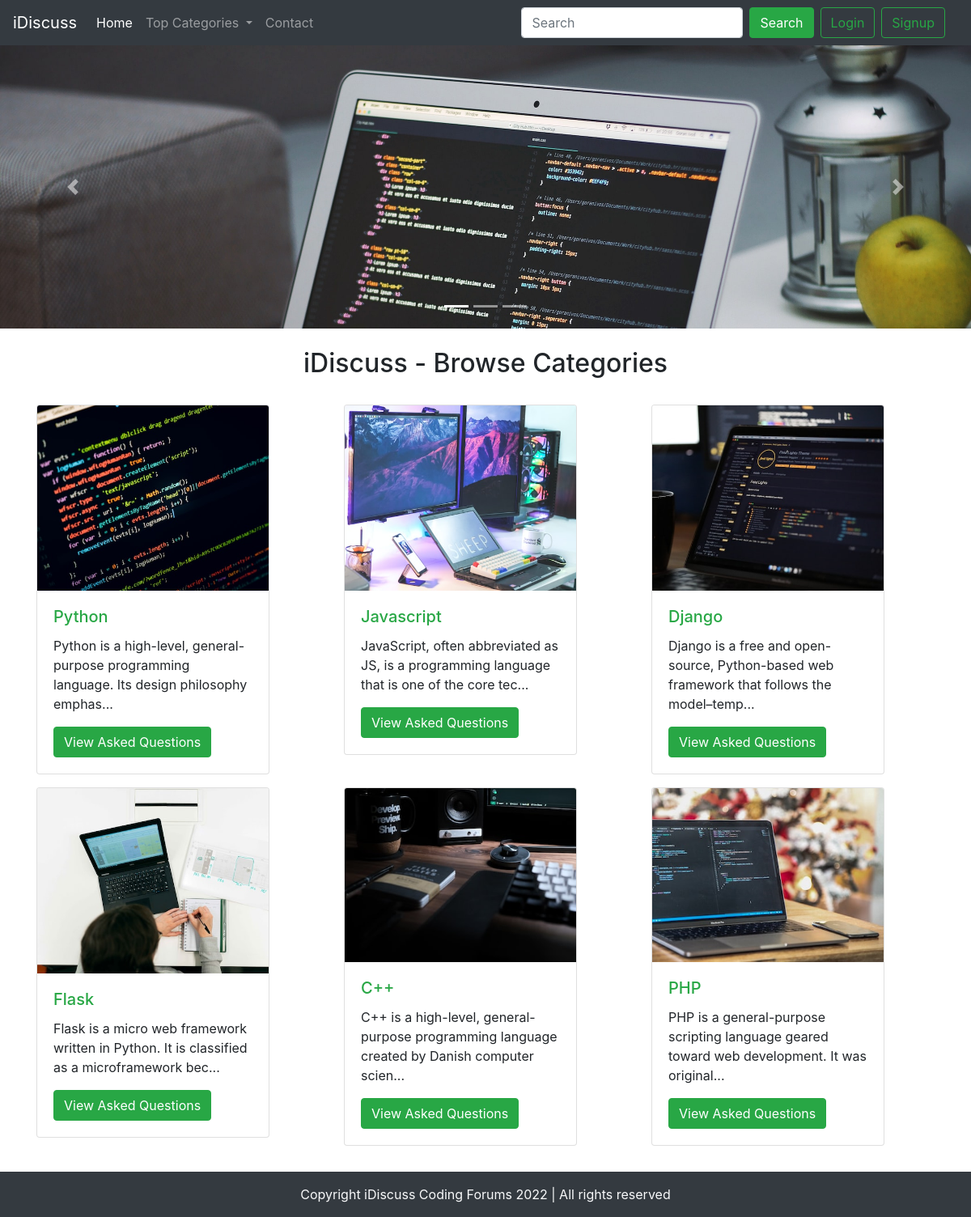
The page / on the database its author committed.
### tables this page shows
CREATE TABLE `categories` (
  `category_id` int(8) NOT NULL,
  `category_name` varchar(255) NOT NULL,
  `category_description` varchar(500) NOT NULL,
  `created` datetime NOT NULL DEFAULT current_timestamp(),
  `top_cat` tinyint(1) NOT NULL
);

### index.php (the view, shortened to what this page needs)
<!doctype html>
<html lang="en">
<head>
    <link rel="stylesheet" href="/forum/css/bootstrap.min.css"
>
</head>
<body>
    <?php include 'partials/_dbconnect.php'?>
    <?php
    if(isset($_SESSION['adminloggedin']) && ($_SESSION['adminloggedin']==true))
    {
        include 'partials/_adminheader.php';
    }
    else
    {
        include 'partials/_header.php';
    }
    ?>
    <div id="carouselExampleIndicators" class="carousel slide" data-ride="carousel">
        <ol class="carousel-indicators">
            <li data-target="#carouselExampleIndicators" data-slide-to="0" class="active"></li>
            <li data-target="#carouselExampleIndicators" data-slide-to="1"></li>
            <li data-target="#carouselExampleIndicators" data-slide-to="2"></li>
        </ol>
        <div class="carousel-inner">
            <div class="carousel-item active">
                <img src="img/slider-1.jpg" class="d-block w-100" alt="...">
            </div>
        </div>
        <button class="carousel-control-prev" type="button" data-target="#carouselExampleIndicators" data-slide="prev">
            <span class="carousel-control-prev-icon" aria-hidden="true"></span>
        </button>
        <button class="carousel-control-next" type="button" data-target="#carouselExampleIndicators" data-slide="next">
            <span class="carousel-control-next-icon" aria-hidden="true"></span>
        </button>
    </div>
    <div class="container my-4" id="ques">
        <h2 class="text-center my-4">iDiscuss - Browse Categories</h2>
        <div class="row my-4">
          <?php
          $sql="SELECT * FROM `categories`";
          $result=mysqli_query($conn, $sql);
          while($row = mysqli_fetch_assoc($result)){
            $id = $row['category_id'];
            $cat = $row['category_name'];
            $desc = $row['category_description'];
            echo  '<div class="col-md-4 my-2">
                     <div class="card" style="width: 18rem;">
                     <img src="img/card-'.$id.'.jpg" class="card-img-top" alt="image for this category">
                     <div class="card-body">
                     <h5 class="card-title"><a class="text-success" href="threadlist.php?catid=' . $id . '">' . $cat . '</a></h5>
                     <p class="card-text">' . substr($desc, 0, 90). '... </p>
                     <a href="threadlist.php?catid=' . $id . '#ques" class="btn btn-success">View Asked Questions</a>
                     </div>
                   </div>
                  </div>';
          }
          ?>
        </div>
    </div>
    <?php include 'partials/_footer.php'?>
</body>
</html>

### partials/_header.php (shortened to what this page needs)
<?php
echo '
<nav class="navbar navbar-expand-lg navbar-dark bg-dark">
  <a class="navbar-brand" href="/forum">iDiscuss</a>
  <button class="navbar-toggler" type="button" data-toggle="collapse" data-target="#navbarSupportedContent" aria-controls="navbarSupportedContent" aria-expanded="false" aria-label="Toggle navigation">
    <span class="navbar-toggler-icon"></span>
  </button>
  <div class="collapse navbar-collapse" id="navbarSupportedContent">
    <ul class="navbar-nav mr-auto">
      <li class="nav-item active">
        <a class="nav-link" href="/forum">Home <span class="sr-only">(current)</span></a>
      </li>
      <li class="nav-item dropdown">
        <a class="nav-link dropdown-toggle" href="#" role="button" data-toggle="dropdown" aria-expanded="false">
         Top Categories
        </a>
        <div class="dropdown-menu">';
        echo '</div>
      </li>
      <li class="nav-item">
        <a class="nav-link" href="contact.php">Contact</a>
      </li>
    </ul>
    <div class="row mx-2">';
    if(isset($_SESSION['loggedin'])&&$_SESSION['loggedin']==true)
    {
      echo'<form class="form-inline my-2 my-lg-0" method="get" action="search.php">
      <input class="form-control mr-sm-2" name="search" type="search" placeholder="Search" aria-label="Search" id="search">
      <button class="btn btn-success my-2 my-sm-0" type="submit">Search</button>
      <a class="text-light my-0 mx-2" style="text-decoration:none;" href="userprofile.php">Welcome '. $_SESSION['username']. '</a>
      <a href="partials/_logout.php" class="btn btn-outline-success ml-2">Logout</a>
      </form>';
    }
    else
    {
      echo '<form class="form-inline my-2 my-lg-0" method="get" action="search.php">
        <input class="form-control mr-sm-2" type="search" name="search" placeholder="Search" aria-label="Search" id="search">
        <button class="btn btn-success my-2 my-sm-0" type="submit">Search</button>
        </form>
        <button class="btn btn-outline-success ml-2" data-toggle="modal" data-target="#loginModal" id="login_btn">Login</button>
        <button class="btn btn-outline-success mx-2" data-toggle="modal" data-target="#signupModal">Signup</button>';
    }
    echo'</div>
  </div>
</nav>';
?>

### partials/_footer.php
<div class="container-fluid bg-dark text-light">
    <p class="text-center py-3 mb-0">Copyright iDiscuss Coding Forums 2022 | All rights reserved</p>
</div>

### index.php (style rules this page uses)
#ques { min-height: 433px; }

### rows shown on the page
categories: shows a picture, category_name "Python", category_description "Python is a high-level, general-purpose programming language. Its design philosophy emphas"
categories: shows a picture, category_name "Javascript", category_description "JavaScript, often abbreviated as JS, is a programming language that is one of the core tec"
categories: shows a picture, category_name "Django", category_description "Django is a free and open-source, Python-based web framework that follows the model–temp"
categories: shows a picture, category_name "Flask", category_description "Flask is a micro web framework written in Python. It is classified as a microframework bec"
categories: shows a picture, category_name "C++", category_description "C++ is a high-level, general-purpose programming language created by Danish computer scien"
categories: shows a picture, category_name "PHP", category_description "PHP is a general-purpose scripting language geared toward web development. It was original"
